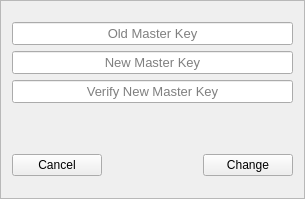
<?xml version="1.0" encoding="UTF-8"?>
<ui version="4.0">
 <class>ChangeMasterKeyWidget</class>
 <widget class="QWidget" name="ChangeMasterKeyWidget">
  <property name="geometry">
   <rect>
    <x>0</x>
    <y>0</y>
    <width>305</width>
    <height>199</height>
   </rect>
  </property>
  <property name="focusPolicy">
   <enum>Qt::StrongFocus</enum>
  </property>
  <property name="windowTitle">
   <string>ChangeMasterKeyWidget</string>
  </property>
  <layout class="QGridLayout" name="gridLayout">
   <property name="leftMargin">
    <number>0</number>
   </property>
   <property name="topMargin">
    <number>0</number>
   </property>
   <property name="rightMargin">
    <number>0</number>
   </property>
   <property name="bottomMargin">
    <number>0</number>
   </property>
   <property name="spacing">
    <number>0</number>
   </property>
   <item row="0" column="0">
    <widget class="QFrame" name="frame">
     <property name="focusPolicy">
      <enum>Qt::StrongFocus</enum>
     </property>
     <property name="frameShape">
      <enum>QFrame::StyledPanel</enum>
     </property>
     <property name="frameShadow">
      <enum>QFrame::Raised</enum>
     </property>
     <property name="widgetType" stdset="0">
      <string>dialog</string>
     </property>
     <layout class="QGridLayout" name="gridLayout_2">
      <item row="0" column="0" colspan="3">
       <spacer name="verticalSpacer_2">
        <property name="orientation">
         <enum>Qt::Vertical</enum>
        </property>
        <property name="sizeType">
         <enum>QSizePolicy::Fixed</enum>
        </property>
        <property name="sizeHint" stdset="0">
         <size>
          <width>20</width>
          <height>10</height>
         </size>
        </property>
       </spacer>
      </item>
      <item row="3" column="0" colspan="3">
       <widget class="QLineEdit" name="m_newMasterKey_lineEdit">
        <property name="font">
         <font>
          <pointsize>10</pointsize>
         </font>
        </property>
        <property name="contextMenuPolicy">
         <enum>Qt::NoContextMenu</enum>
        </property>
        <property name="echoMode">
         <enum>QLineEdit::Password</enum>
        </property>
        <property name="alignment">
         <set>Qt::AlignCenter</set>
        </property>
        <property name="placeholderText">
         <string>New Master Key</string>
        </property>
       </widget>
      </item>
      <item row="9" column="0" colspan="3">
       <spacer name="verticalSpacer">
        <property name="orientation">
         <enum>Qt::Vertical</enum>
        </property>
        <property name="sizeHint" stdset="0">
         <size>
          <width>20</width>
          <height>1</height>
         </size>
        </property>
       </spacer>
      </item>
      <item row="8" column="0">
       <widget class="QPushButton" name="m_cancel_btn">
        <property name="text">
         <string>Cancel</string>
        </property>
       </widget>
      </item>
      <item row="6" column="0" colspan="3">
       <spacer name="verticalSpacer_3">
        <property name="orientation">
         <enum>Qt::Vertical</enum>
        </property>
        <property name="sizeType">
         <enum>QSizePolicy::Fixed</enum>
        </property>
        <property name="sizeHint" stdset="0">
         <size>
          <width>20</width>
          <height>25</height>
         </size>
        </property>
       </spacer>
      </item>
      <item row="4" column="0" colspan="3">
       <widget class="QLineEdit" name="m_verifyNewMasterKey_lineEdit">
        <property name="font">
         <font>
          <pointsize>10</pointsize>
         </font>
        </property>
        <property name="contextMenuPolicy">
         <enum>Qt::NoContextMenu</enum>
        </property>
        <property name="echoMode">
         <enum>QLineEdit::Password</enum>
        </property>
        <property name="alignment">
         <set>Qt::AlignCenter</set>
        </property>
        <property name="placeholderText">
         <string>Verify New Master Key</string>
        </property>
       </widget>
      </item>
      <item row="8" column="2">
       <widget class="QPushButton" name="m_change_btn">
        <property name="text">
         <string>Change</string>
        </property>
       </widget>
      </item>
      <item row="1" column="0" colspan="3">
       <widget class="QLineEdit" name="m_oldMasterKey_lineEdit">
        <property name="font">
         <font>
          <pointsize>10</pointsize>
         </font>
        </property>
        <property name="contextMenuPolicy">
         <enum>Qt::NoContextMenu</enum>
        </property>
        <property name="text">
         <string/>
        </property>
        <property name="echoMode">
         <enum>QLineEdit::Password</enum>
        </property>
        <property name="alignment">
         <set>Qt::AlignCenter</set>
        </property>
        <property name="placeholderText">
         <string>Old Master Key</string>
        </property>
       </widget>
      </item>
      <item row="8" column="1">
       <spacer name="horizontalSpacer_2">
        <property name="orientation">
         <enum>Qt::Horizontal</enum>
        </property>
        <property name="sizeType">
         <enum>QSizePolicy::Preferred</enum>
        </property>
        <property name="sizeHint" stdset="0">
         <size>
          <width>40</width>
          <height>20</height>
         </size>
        </property>
       </spacer>
      </item>
      <item row="5" column="0" colspan="3">
       <widget class="QLabel" name="m_errorInformation_lbl">
        <property name="text">
         <string>&lt;error&gt;</string>
        </property>
        <property name="wordWrap">
         <bool>true</bool>
        </property>
        <property name="severityType" stdset="0">
         <string>error</string>
        </property>
       </widget>
      </item>
     </layout>
    </widget>
   </item>
  </layout>
 </widget>
 <layoutdefault spacing="6" margin="11"/>
 <tabstops>
  <tabstop>m_oldMasterKey_lineEdit</tabstop>
  <tabstop>m_newMasterKey_lineEdit</tabstop>
  <tabstop>m_verifyNewMasterKey_lineEdit</tabstop>
  <tabstop>m_change_btn</tabstop>
  <tabstop>m_cancel_btn</tabstop>
  <tabstop>frame</tabstop>
 </tabstops>
 <resources/>
 <connections/>
</ui>
